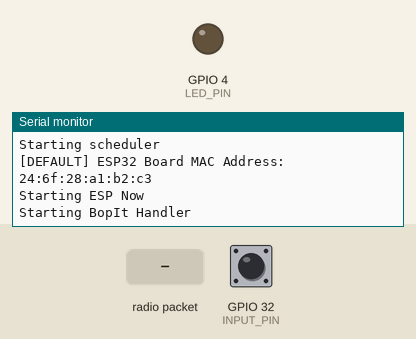
The program below on a simulated ESP32. Shown: output pins drawn as LEDs (lit = HIGH), the last lines printed to the serial monitor. Inputs (shaded band) come from the test bench; at power-on: GPIO 32 (INPUT_PIN) HIGH. WiFi joins after 1.5 s; servers stay silent unless stated.

Above: at 1.2 s.
1.3 s: GPIO 32 (INPUT_PIN) pulled LOW for 0.15 s
At 1.8 s:
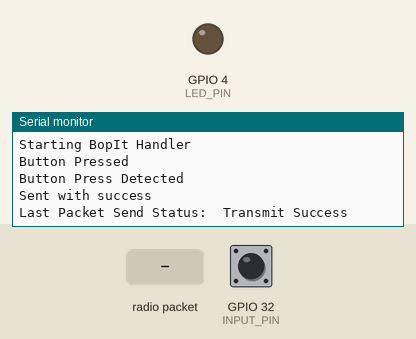
2.9 s: radio packet "1" arrives
At 4.1 s:
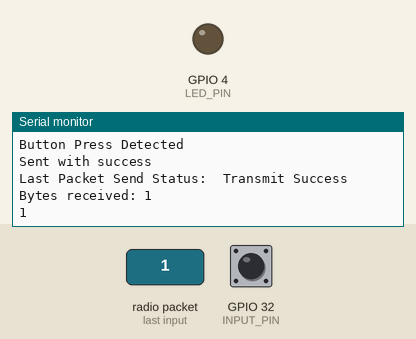

The program:

main.cpp
```cpp
#include <Arduino.h>
#include <WiFi.h>
#include <esp_event.h>
#include <esp_mac.h>
#include <esp_now.h>
#include <esp_wifi.h>
#include <freertos/FreeRTOS.h>
#include <freertos/semphr.h>
#include <freertos/task.h>
#include <freertos/timers.h>

#define SLEEP_TIMEOUT 5 * 60 * 1000  // 5 mins * 60s/min * 1000ms/s

#define BOPIT_ROLE "PULL" // PUSH, PULL, TWIST [Change appropriatly]
#define INPUT_PIN 32
#define LED_PIN 4

uint8_t s_master_address[] = { 0x90, 0x15, 0x06, 0x7a, 0xda, 0x9c };

void readMacAddress() {
    uint8_t baseMac[6];
    esp_err_t ret = esp_wifi_get_mac(WIFI_IF_STA, baseMac);
    if (ret == ESP_OK) {
        Serial.printf("%02x:%02x:%02x:%02x:%02x:%02x\n", baseMac[0], baseMac[1],
            baseMac[2], baseMac[3], baseMac[4], baseMac[5]);
    }
    else {
        Serial.println("Failed to read MAC address");
    }
}

TaskHandle_t s_wifi_task;
TaskHandle_t s_bopit_task;

bool s_button_flag = false;

esp_now_peer_info_t peerInfo;

void OnDataSent(const uint8_t* mac_addr, esp_now_send_status_t status) {
    Serial.print("\r\nLast Packet Send Status:\t");
    Serial.println(status == ESP_NOW_SEND_SUCCESS ? "Transmit Success"
        : "Transmit Fail");
}

// variables to keep track of the timing of recent interrupts
unsigned long button_time = 0;
unsigned long last_button_time = 0;

void IRAM_ATTR ISR_ButtonPress() {

    button_time = millis();
    if ((button_time - last_button_time) > 500) {

        s_button_flag = true;
        Serial.println("Button Pressed");
        last_button_time = button_time;
    }

}

unsigned long awaken_time = 0;
unsigned long last_awaken_time = millis();

// callback function that will be executed when data is received
void OnDataRecv(const uint8_t* mac, const uint8_t* incomingData, int len) {
    Serial.print("Bytes received: ");
    Serial.println(len);
    Serial.println((const char*)incomingData);

    if (String("LED_" BOPIT_ROLE).equals((const char*)incomingData)) {
        // last_awaken_time = millis();
        // digitalWrite(4, HIGH);
        analogWrite(LED_PIN, 20);
        Serial.println("Got Light up");
    }

    if (String("LED_" BOPIT_ROLE "_OFF").equals((const char*)incomingData)) {
        // last_awaken_time = millis();
        // digitalWrite(4, LOW);
        analogWrite(LED_PIN, 0);
        Serial.println("Got Light down");
    }
}

void espNOWMeshTask(void* t_parameters) {
    pinMode(INPUT_PIN, INPUT_PULLUP);
    pinMode(LED_PIN, OUTPUT);

    WiFi.mode(WIFI_STA);
    WiFi.begin();

    // Init ESP-NOW
    if (esp_now_init() != ESP_OK) {
        Serial.println("Error initializing ESP-NOW");
        return;
    }

    esp_now_register_send_cb(OnDataSent);

    memcpy(peerInfo.peer_addr, s_master_address, 6);
    peerInfo.channel = 0;
    peerInfo.encrypt = false;

    // Add peer
    if (esp_now_add_peer(&peerInfo) != ESP_OK) {
        Serial.println("Failed to add peer");
        return;
    }

    Serial.print("[DEFAULT] ESP32 Board MAC Address: ");
    readMacAddress();
    Serial.println("Starting ESP Now");

    // Once ESPNow is successfully Init, we will register for recv CB to
    // get recv packer info
    esp_now_register_recv_cb(OnDataRecv);
    attachInterrupt(INPUT_PIN, ISR_ButtonPress, FALLING);
    for (;;) {
        if (s_button_flag && digitalRead(INPUT_PIN) == LOW) {
            Serial.println("Button Press Detected");
            esp_err_t result =
                esp_now_send(s_master_address, (const uint8_t*)BOPIT_ROLE,
                    6);  // change this per box

            if (result == ESP_OK) {
                Serial.println("Sent with success");
            }
            else {
                Serial.println("Error sending the data");
            }
            s_button_flag = false;
            // digitalWrite(4, LOW);
            analogWrite(LED_PIN, 0);
        }

        // // Send message via ESP-NOW
        // esp_err_t result =
        //     esp_now_send(broadcastAddress, (const uint8_t*)"Hello", 6);

        // if (result == ESP_OK) {
        //   Serial.println("Sent with success");
        // } else {
        //   Serial.println("Error sending the data");
        // }

        vTaskDelay(5);
    }
}

void bopItTask(void* t_parameters) {
    Serial.println("Starting BopIt Handler");

    for (;;) {
        // if ((millis() - last_awaken_time) >= SLEEP_TIMEOUT) {
        //   esp_deep_sleep_start();
        // }
        vTaskDelay(1000);
    }
}

void setup() {
    // Start a listen process and see whp talks

    Serial.begin(115200);
    Serial.println("Creating tasks");
    xTaskCreatePinnedToCore(espNOWMeshTask, "ESP NOW Responder", 10000, NULL, 1,
        &s_wifi_task, 0);
    xTaskCreatePinnedToCore(bopItTask, "BopIt Responder", 10000, NULL, 1,
        &s_bopit_task, 1);
    Serial.println("Starting scheduler");
}

void loop() {
    // put your main code here, to run repeatedly:
}
```

Measured:
- after the input at 1.3 s, the serial monitor: prints a new line at once (image 1)
- after the input at 2.9 s, the serial monitor: prints a new line at once (image 2)
